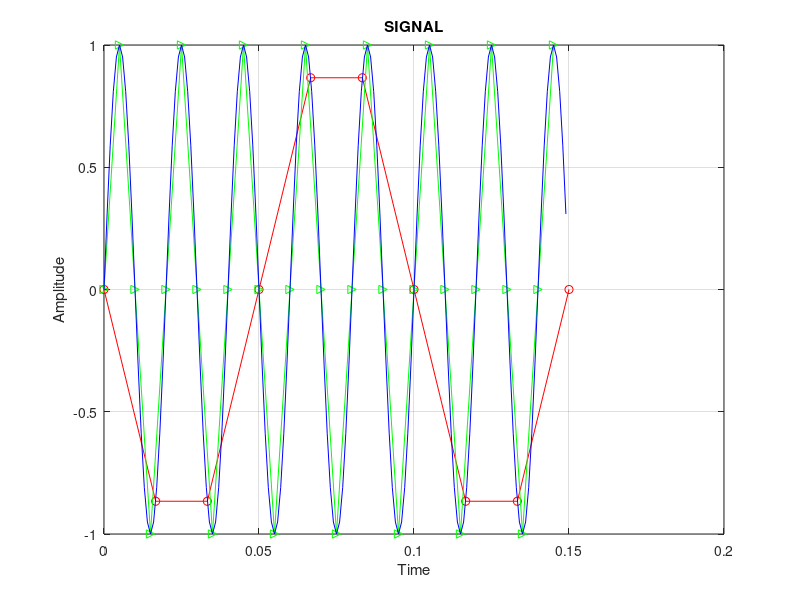

This figure's MATLAB source:
clear;

fs1 = 60;         %fs - sampling frequency – частота дискретизации
fs2 = 200;
fs3 = 1000;      

T=10;            % T – длительность сигнала

t1 = 0:1/fs1:T;
t2 = 0:1/fs2:T;
t3 = 0:1/fs3:T;

y1 = sin(2*pi*50*t1);
y2 = sin(2*pi*50*t2);
y3 = sin(2*pi*50*t3);


plot(t1(1:10),y1(1:10),'-ro',t2(1:30),y2(1:30),'-g>',t3(1:150),y3(1:150),'-b')
grid on                 % Отображение сетки
xlabel('Time');         % Подпись оси X
ylabel('Amplitude');    % Подпись оси Y
title('SIGNAL');        % Заголовок графика

